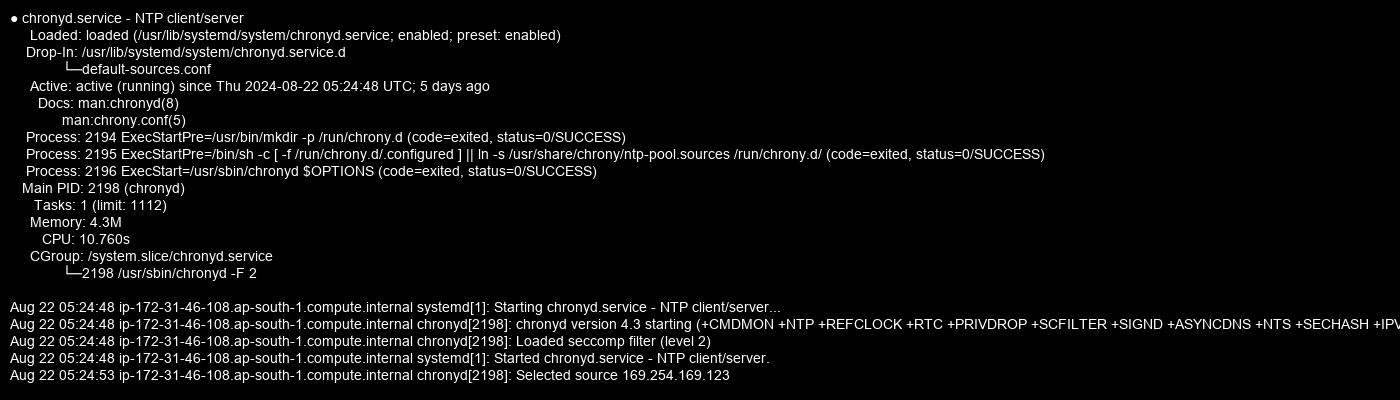

This chart was generated by the following Python code:
from PIL import Image, ImageDraw, ImageFont


def getImageFromText(text,filename):
    # Define image size and background color
    width, height = 1400, 400
    background_color = (0,0,0)  # black

    # Create a new image with the specified size and background color
    image = Image.new('RGB', (width, height), background_color)

    # Initialize the drawing context
    draw = ImageDraw.Draw(image)

    # Define text, font, and size
    
    font_size = 14
    font_color = (255,255,255)  # white

    # Load a font
    try:
        font = ImageFont.truetype("arial.ttf", font_size)
    except IOError:
        # Fallback to default font if the specified one is not available
        font = ImageFont.load_default()

    # Calculate text size and position
    text_width, text_height = draw.textsize(text, font=font)
    text_x = 10
    text_y = 10

    # Draw text on the image
    draw.text((text_x, text_y), text, font=font, fill=font_color)

    # Save the image
    image_name = filename
    image.save(image_name)

    # Read the image
    image  = open(image_name,"rb").read()

    return image